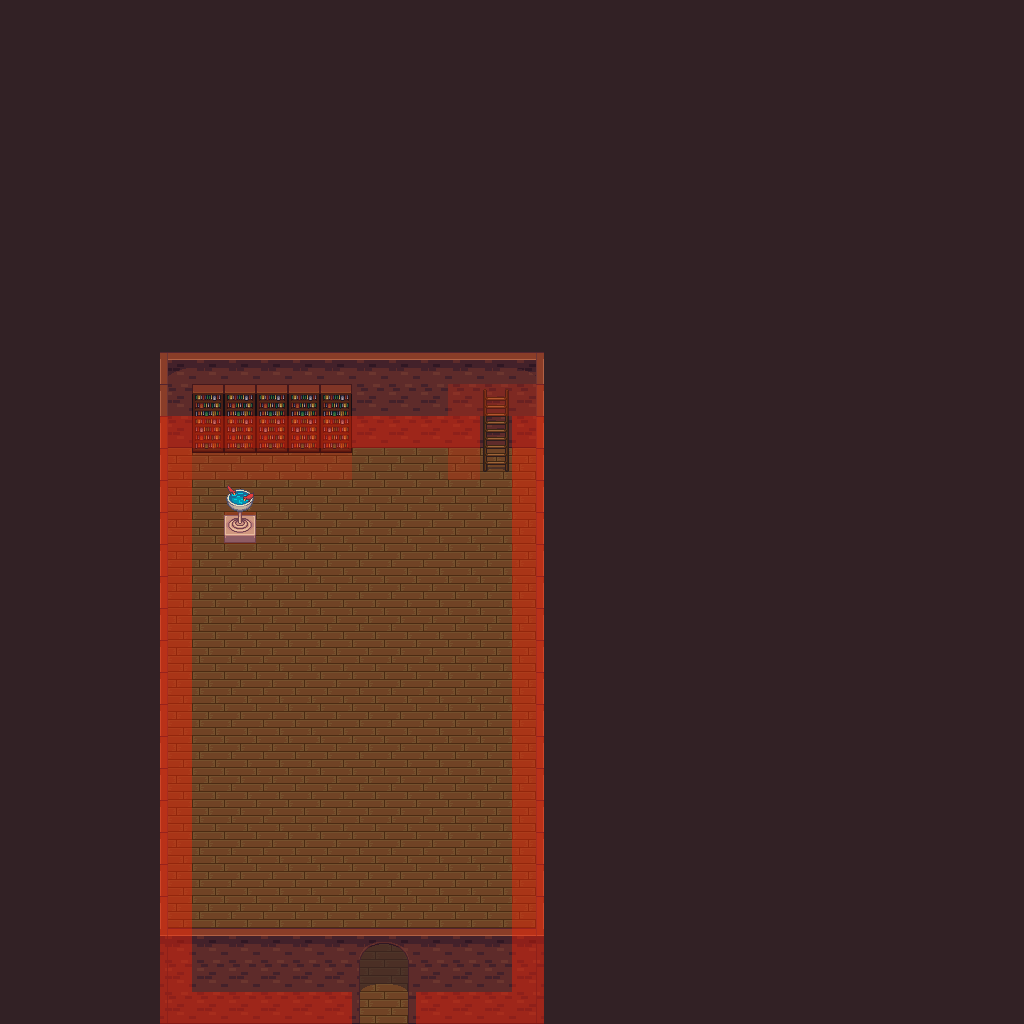

A level layout from a 2D game, rendered from its tile map. Below: a short description, then the map file with tile-grid data replaced by summaries:
An orthogonal 32x32 tile map with 32x32 px tiles, 5 tile layers (background, fringe, object, foreground, ...), 4 tilesets and 4 objects (3x event, npc).

<map height="32" orientation="orthogonal" renderorder="right-down" tileheight="32" tilewidth="32" version="1.0" width="32">
 <properties>
  <property name="music" value="music/winds_of_stories.ogg" />
  <property name="tileset" value="tilesetdefs/sewer.txt" />
  <property name="title" value="Sanctuary" />
 </properties>
 <tileset firstgid="1" name="tiled_collision" tileheight="32" tilewidth="32">
  <image height="32" source="tiled_collision.png" width="480" />
 </tileset>
 <tileset firstgid="16" name="generic_background" tileheight="32" tilewidth="32">
  <image height="832" source="generic_background.png" width="864" />
 </tileset>
 <tileset firstgid="718" name="small_objects" tileheight="64" tilewidth="32">
  <image height="512" source="small_objects.png" width="671" />
 </tileset>
 <tileset firstgid="878" name="sewer_objects" tileheight="128" tilewidth="32">
  <image height="768" source="sewer_objects.png" width="672" />
 </tileset>
 <layer height="32" name="background" width="32">
  <data>[1024 cells, 1024 non-empty, 2 distinct tile ids]</data>
 </layer>
 <layer height="32" name="fringe" width="32">
  <data>[1024 cells, 1 non-empty, 1 distinct tile ids]</data>
 </layer>
 <layer height="32" name="object" width="32">
  <data>[1024 cells, 64 non-empty, 10 distinct tile ids]</data>
 </layer>
 <layer height="32" name="foreground" width="32">
  <data>[1024 cells, 2 non-empty, 2 distinct tile ids]</data>
 </layer>
 <layer height="32" name="collision" width="32">
  <data>[1024 cells, 65 non-empty, 2 distinct tile ids]</data>
 </layer>
 <objectgroup name="event">
  <object height="32" name="Teleport to Elder's House" type="event" width="32" x="480" y="416">
   <properties>
    <property name="intermap" value="maps/laurelia.txt,69,51" />
    <property name="requires_status" value="ghostupgrade" />
   <property name="activate" value="on_trigger" /></properties>
  </object>
  <object height="32" name="Teleport to Basement7" type="event" width="64" x="352" y="992">
   <properties>
    <property name="intermap" value="maps/basement7.txt,27,1" />
   <property name="activate" value="on_trigger" /></properties>
  </object>
  <object height="32" name="Spawn Daphne's Shadow" type="event" width="32" x="224" y="512">
   <properties>
    <property name="hotspot" value="location" />
    <property name="msg" value="You must defeat your shadow!" />
    <property name="repeat" value="false" />
    <property name="requires_not_status" value="ghostupgrade" />
    <property name="spawn" value="dshadow,14,25" />
    <property name="tooltip" value="Fountain" />
   <property name="activate" value="on_trigger" /></properties>
  </object>
 </objectgroup>
 <objectgroup name="enemy" />
 <objectgroup name="npc">
  <object height="32" name="Strange Ghost" type="npc" width="32" x="352" y="448"><properties><property name="filename" value="npcs/basementghost.txt" /></properties></object>
 </objectgroup>
</map>
